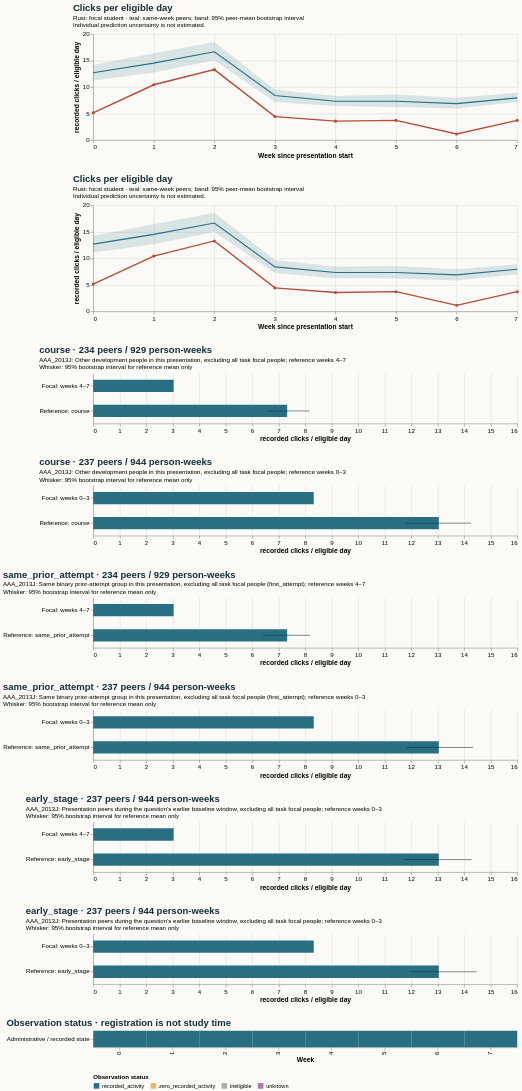

Here is the Vega-Lite specification saved for this chart:
### Vega-Lite specification from a JSON file in a GitHub repository (floating-point values rounded to 4 significant figures)
{"$schema": "https://vega.github.io/schema/vega-lite/v5.20.1.json", "config": {"axis": {"labelFontSize": 11, "titleFontSize": 12}, "background": "#fbfaf7", "font": "sans-serif", "title": {"anchor": "start", "color": "#142e38", "fontSize": 17, "subtitleFontSize": 11}, "view": {"continuousHeight": 300, "continuousWidth": 300, "stroke": null}}, "datasets": {"data-05947fdf5f105a310354a385aa935838": [{"end_day": 6, "focal_value": 5.143, "peer_ci_high": 14.15, "peer_ci_low": 11.25, "peer_mean": 12.69, "peer_observations": 237, "peer_people": 237, "reference": "course", "unit": "recorded clicks / eligible day", "week": 0}, {"end_day": 13, "focal_value": 10.43, "peer_ci_high": 16.39, "peer_ci_low": 12.73, "peer_mean": 14.52, "peer_observations": 237, "peer_people": 237, "reference": "course", "unit": "recorded clicks / eligible day", "week": 1}, {"end_day": 20, "focal_value": 13.29, "peer_ci_high": 18.48, "peer_ci_low": 15.06, "peer_mean": 16.66, "peer_observations": 235, "peer_people": 235, "reference": "course", "unit": "recorded clicks / eligible day", "week": 2}, {"end_day": 27, "focal_value": 4.429, "peer_ci_high": 9.499, "peer_ci_low": 7.173, "peer_mean": 8.392, "peer_observations": 235, "peer_people": 235, "reference": "course", "unit": "recorded clicks / eligible day", "week": 3}, {"end_day": 34, "focal_value": 3.571, "peer_ci_high": 8.323, "peer_ci_low": 6.404, "peer_mean": 7.32, "peer_observations": 233, "peer_people": 233, "reference": "course", "unit": "recorded clicks / eligible day", "week": 4}, {"end_day": 41, "focal_value": 3.714, "peer_ci_high": 8.611, "peer_ci_low": 6.247, "peer_mean": 7.327, "peer_observations": 232, "peer_people": 232, "reference": "course", "unit": "recorded clicks / eligible day", "week": 5}, {"end_day": 48, "focal_value": 1.143, "peer_ci_high": 7.961, "peer_ci_low": 5.951, "peer_mean": 6.876, "peer_observations": 232, "peer_people": 232, "reference": "course", "unit": "recorded clicks / eligible day", "week": 6}, {"end_day": 55, "focal_value": 3.714, "peer_ci_high": 8.927, "peer_ci_low": 7.167, "peer_mean": 7.954, "peer_observations": 232, "peer_people": 232, "reference": "course", "unit": "recorded clicks / eligible day", "week": 7}], "data-0a764b381b5a5b7d80b3a97e2ef86a69": [{"hi": null, "lo": null, "series": "Focal: weeks 0–3", "value": 8.321}, {"hi": 14.47, "lo": 11.93, "series": "Reference: early_stage", "value": 13.04}], "data-0e572f64aedde42360791d7e11187e40": [{"end_day": 6, "focal_value": 5.143, "peer_ci_high": 14.28, "peer_ci_low": 11.09, "peer_mean": 12.69, "peer_observations": 237, "peer_people": 237, "reference": "course", "unit": "recorded clicks / eligible day", "week": 0}, {"end_day": 13, "focal_value": 10.43, "peer_ci_high": 16.41, "peer_ci_low": 12.68, "peer_mean": 14.52, "peer_observations": 237, "peer_people": 237, "reference": "course", "unit": "recorded clicks / eligible day", "week": 1}, {"end_day": 20, "focal_value": 13.29, "peer_ci_high": 18.61, "peer_ci_low": 14.98, "peer_mean": 16.66, "peer_observations": 235, "peer_people": 235, "reference": "course", "unit": "recorded clicks / eligible day", "week": 2}, {"end_day": 27, "focal_value": 4.429, "peer_ci_high": 9.686, "peer_ci_low": 7.249, "peer_mean": 8.392, "peer_observations": 235, "peer_people": 235, "reference": "course", "unit": "recorded clicks / eligible day", "week": 3}, {"end_day": 34, "focal_value": 3.571, "peer_ci_high": 8.411, "peer_ci_low": 6.267, "peer_mean": 7.32, "peer_observations": 233, "peer_people": 233, "reference": "course", "unit": "recorded clicks / eligible day", "week": 4}, {"end_day": 41, "focal_value": 3.714, "peer_ci_high": 8.567, "peer_ci_low": 6.18, "peer_mean": 7.327, "peer_observations": 232, "peer_people": 232, "reference": "course", "unit": "recorded clicks / eligible day", "week": 5}, {"end_day": 48, "focal_value": 1.143, "peer_ci_high": 7.927, "peer_ci_low": 5.84, "peer_mean": 6.876, "peer_observations": 232, "peer_people": 232, "reference": "course", "unit": "recorded clicks / eligible day", "week": 6}, {"end_day": 55, "focal_value": 3.714, "peer_ci_high": 8.887, "peer_ci_low": 6.995, "peer_mean": 7.954, "peer_observations": 232, "peer_people": 232, "reference": "course", "unit": "recorded clicks / eligible day", "week": 7}], "data-3e1a5203a2263a94f5717cefcedfb85b": [{"hi": null, "lo": null, "series": "Focal: weeks 0–3", "value": 8.321}, {"hi": 14.33, "lo": 11.81, "series": "Reference: same_prior_attempt", "value": 13.04}], "data-433b191ed5fb192e33bec4bfab449a1b": [{"hi": null, "lo": null, "series": "Focal: weeks 4–7", "value": 3.036}, {"hi": 8.162, "lo": 6.572, "series": "Reference: course", "value": 7.318}], "data-575b578ab558de2443c91f74dec2c1d2": [{"hi": null, "lo": null, "series": "Focal: weeks 4–7", "value": 3.036}, {"hi": 14.27, "lo": 11.73, "series": "Reference: early_stage", "value": 13.04}], "data-68c42e6db3b2f3fbc1ac10e194bbd770": [{"eligible_days": 7.0, "end_day": 6, "logging_completeness": "unknown", "observation_status": "recorded_activity", "row": "Administrative / recorded state", "score_status": "withheld_release_time_unknown", "start_day": 0, "value": 5.143, "week": 0}, {"eligible_days": 7.0, "end_day": 13, "logging_completeness": "unknown", "observation_status": "recorded_activity", "row": "Administrative / recorded state", "score_status": "withheld_release_time_unknown", "start_day": 7, "value": 10.43, "week": 1}, {"eligible_days": 7.0, "end_day": 20, "logging_completeness": "unknown", "observation_status": "recorded_activity", "row": "Administrative / recorded state", "score_status": "withheld_release_time_unknown", "start_day": 14, "value": 13.29, "week": 2}, {"eligible_days": 7.0, "end_day": 27, "logging_completeness": "unknown", "observation_status": "recorded_activity", "row": "Administrative / recorded state", "score_status": "withheld_release_time_unknown", "start_day": 21, "value": 4.429, "week": 3}, {"eligible_days": 7.0, "end_day": 34, "logging_completeness": "unknown", "observation_status": "recorded_activity", "row": "Administrative / recorded state", "score_status": "withheld_release_time_unknown", "start_day": 28, "value": 3.571, "week": 4}, {"eligible_days": 7.0, "end_day": 41, "logging_completeness": "unknown", "observation_status": "recorded_activity", "row": "Administrative / recorded state", "score_status": "withheld_release_time_unknown", "start_day": 35, "value": 3.714, "week": 5}, {"eligible_days": 7.0, "end_day": 48, "logging_completeness": "unknown", "observation_status": "recorded_activity", "row": "Administrative / recorded state", "score_status": "withheld_release_time_unknown", "start_day": 42, "value": 1.143, "week": 6}, {"eligible_days": 7.0, "end_day": 55, "logging_completeness": "unknown", "observation_status": "recorded_activity", "row": "Administrative / recorded state", "score_status": "withheld_release_time_unknown", "start_day": 49, "value": 3.714, "week": 7}], "data-7f3d1174b8490a591d82d13599d52e18": [{"hi": null, "lo": null, "series": "Focal: weeks 4–7", "value": 3.036}, {"hi": 8.174, "lo": 6.409, "series": "Reference: same_prior_attempt", "value": 7.318}], "data-bc44860a1e4ed4f6946afe78042f3ab2": [{"hi": null, "lo": null, "series": "Focal: weeks 0–3", "value": 8.321}, {"hi": 14.25, "lo": 11.77, "series": "Reference: course", "value": 13.04}]}, "resolve": {"scale": {"color": "independent"}}, "spacing": 28, "vconcat": [{"data": {"name": "data-05947fdf5f105a310354a385aa935838"}, "height": 190, "layer": [{"encoding": {"x": {"axis": {"tickMinStep": 1}, "field": "week", "title": "Week since presentation start", "type": "quantitative"}, "y": {"field": "peer_ci_low", "scale": {"zero": true}, "title": "recorded clicks / eligible day", "type": "quantitative"}, "y2": {"field": "peer_ci_high"}}, "mark": {"color": "#286f83", "opacity": 0.16, "type": "area"}}, {"encoding": {"tooltip": [{"field": "week", "type": "quantitative"}, {"field": "peer_mean", "type": "quantitative"}, {"field": "peer_people", "type": "quantitative"}, {"field": "peer_observations", "type": "quantitative"}], "x": {"field": "week", "type": "quantitative"}, "y": {"field": "peer_mean", "type": "quantitative"}}, "mark": {"color": "#286f83", "strokeWidth": 2, "type": "line"}}, {"encoding": {"tooltip": [{"field": "week", "type": "quantitative"}, {"field": "focal_value", "type": "quantitative"}], "x": {"field": "week", "type": "quantitative"}, "y": {"field": "focal_value", "type": "quantitative"}}, "mark": {"color": "#b64c35", "point": {"color": "#b64c35"}, "strokeWidth": 2.5, "type": "line"}}], "title": {"subtitle": ["Rust: focal student · teal: same-week peers; band: 95% peer-mean bootstrap interval", "Individual prediction uncertainty is not estimated."], "text": "Clicks per eligible day"}, "width": 760}, {"data": {"name": "data-0e572f64aedde42360791d7e11187e40"}, "height": 190, "layer": [{"encoding": {"x": {"axis": {"tickMinStep": 1}, "field": "week", "title": "Week since presentation start", "type": "quantitative"}, "y": {"field": "peer_ci_low", "scale": {"zero": true}, "title": "recorded clicks / eligible day", "type": "quantitative"}, "y2": {"field": "peer_ci_high"}}, "mark": {"color": "#286f83", "opacity": 0.16, "type": "area"}}, {"encoding": {"tooltip": [{"field": "week", "type": "quantitative"}, {"field": "peer_mean", "type": "quantitative"}, {"field": "peer_people", "type": "quantitative"}, {"field": "peer_observations", "type": "quantitative"}], "x": {"field": "week", "type": "quantitative"}, "y": {"field": "peer_mean", "type": "quantitative"}}, "mark": {"color": "#286f83", "strokeWidth": 2, "type": "line"}}, {"encoding": {"tooltip": [{"field": "week", "type": "quantitative"}, {"field": "focal_value", "type": "quantitative"}], "x": {"field": "week", "type": "quantitative"}, "y": {"field": "focal_value", "type": "quantitative"}}, "mark": {"color": "#b64c35", "point": {"color": "#b64c35"}, "strokeWidth": 2.5, "type": "line"}}], "title": {"subtitle": ["Rust: focal student · teal: same-week peers; band: 95% peer-mean bootstrap interval", "Individual prediction uncertainty is not estimated."], "text": "Clicks per eligible day"}, "width": 760}, {"data": {"name": "data-433b191ed5fb192e33bec4bfab449a1b"}, "height": 90, "layer": [{"encoding": {"x": {"field": "value", "scale": {"domain": [0, 15.19], "zero": true}, "title": "recorded clicks / eligible day", "type": "quantitative"}, "y": {"field": "series", "sort": null, "title": null, "type": "nominal"}}, "mark": {"color": "#286f83", "size": 22, "type": "bar"}}, {"encoding": {"x": {"field": "lo", "type": "quantitative"}, "x2": {"field": "hi"}, "y": {"field": "series", "sort": null, "title": null, "type": "nominal"}}, "mark": {"color": "#142e38", "type": "rule"}}], "title": {"subtitle": ["AAA_2013J: Other development people in this presentation, excluding all task focal people; reference weeks 4–7", "Whisker: 95% bootstrap interval for reference mean only"], "text": "course · 234 peers / 929 person-weeks"}, "width": 760}, {"data": {"name": "data-bc44860a1e4ed4f6946afe78042f3ab2"}, "height": 90, "layer": [{"encoding": {"x": {"field": "value", "scale": {"domain": [0, 15.19], "zero": true}, "title": "recorded clicks / eligible day", "type": "quantitative"}, "y": {"field": "series", "sort": null, "title": null, "type": "nominal"}}, "mark": {"color": "#286f83", "size": 22, "type": "bar"}}, {"encoding": {"x": {"field": "lo", "type": "quantitative"}, "x2": {"field": "hi"}, "y": {"field": "series", "sort": null, "title": null, "type": "nominal"}}, "mark": {"color": "#142e38", "type": "rule"}}], "title": {"subtitle": ["AAA_2013J: Other development people in this presentation, excluding all task focal people; reference weeks 0–3", "Whisker: 95% bootstrap interval for reference mean only"], "text": "course · 237 peers / 944 person-weeks"}, "width": 760}, {"data": {"name": "data-7f3d1174b8490a591d82d13599d52e18"}, "height": 90, "layer": [{"encoding": {"x": {"field": "value", "scale": {"domain": [0, 15.19], "zero": true}, "title": "recorded clicks / eligible day", "type": "quantitative"}, "y": {"field": "series", "sort": null, "title": null, "type": "nominal"}}, "mark": {"color": "#286f83", "size": 22, "type": "bar"}}, {"encoding": {"x": {"field": "lo", "type": "quantitative"}, "x2": {"field": "hi"}, "y": {"field": "series", "sort": null, "title": null, "type": "nominal"}}, "mark": {"color": "#142e38", "type": "rule"}}], "title": {"subtitle": ["AAA_2013J: Same binary prior-attempt group in this presentation, excluding all task focal people (first_attempt); reference weeks 4–7", "Whisker: 95% bootstrap interval for reference mean only"], "text": "same_prior_attempt · 234 peers / 929 person-weeks"}, "width": 760}, {"data": {"name": "data-3e1a5203a2263a94f5717cefcedfb85b"}, "height": 90, "layer": [{"encoding": {"x": {"field": "value", "scale": {"domain": [0, 15.19], "zero": true}, "title": "recorded clicks / eligible day", "type": "quantitative"}, "y": {"field": "series", "sort": null, "title": null, "type": "nominal"}}, "mark": {"color": "#286f83", "size": 22, "type": "bar"}}, {"encoding": {"x": {"field": "lo", "type": "quantitative"}, "x2": {"field": "hi"}, "y": {"field": "series", "sort": null, "title": null, "type": "nominal"}}, "mark": {"color": "#142e38", "type": "rule"}}], "title": {"subtitle": ["AAA_2013J: Same binary prior-attempt group in this presentation, excluding all task focal people (first_attempt); reference weeks 0–3", "Whisker: 95% bootstrap interval for reference mean only"], "text": "same_prior_attempt · 237 peers / 944 person-weeks"}, "width": 760}, {"data": {"name": "data-575b578ab558de2443c91f74dec2c1d2"}, "height": 90, "layer": [{"encoding": {"x": {"field": "value", "scale": {"domain": [0, 15.19], "zero": true}, "title": "recorded clicks / eligible day", "type": "quantitative"}, "y": {"field": "series", "sort": null, "title": null, "type": "nominal"}}, "mark": {"color": "#286f83", "size": 22, "type": "bar"}}, {"encoding": {"x": {"field": "lo", "type": "quantitative"}, "x2": {"field": "hi"}, "y": {"field": "series", "sort": null, "title": null, "type": "nominal"}}, "mark": {"color": "#142e38", "type": "rule"}}], "title": {"subtitle": ["AAA_2013J: Presentation peers during the question's earlier baseline window, excluding all task focal people; reference weeks 0–3", "Whisker: 95% bootstrap interval for reference mean only"], "text": "early_stage · 237 peers / 944 person-weeks"}, "width": 760}, {"data": {"name": "data-0a764b381b5a5b7d80b3a97e2ef86a69"}, "height": 90, "layer": [{"encoding": {"x": {"field": "value", "scale": {"domain": [0, 15.19], "zero": true}, "title": "recorded clicks / eligible day", "type": "quantitative"}, "y": {"field": "series", "sort": null, "title": null, "type": "nominal"}}, "mark": {"color": "#286f83", "size": 22, "type": "bar"}}, {"encoding": {"x": {"field": "lo", "type": "quantitative"}, "x2": {"field": "hi"}, "y": {"field": "series", "sort": null, "title": null, "type": "nominal"}}, "mark": {"color": "#142e38", "type": "rule"}}], "title": {"subtitle": ["AAA_2013J: Presentation peers during the question's earlier baseline window, excluding all task focal people; reference weeks 0–3", "Whisker: 95% bootstrap interval for reference mean only"], "text": "early_stage · 237 peers / 944 person-weeks"}, "width": 760}, {"data": {"name": "data-68c42e6db3b2f3fbc1ac10e194bbd770"}, "encoding": {"color": {"field": "observation_status", "legend": {"labelLimit": 260, "orient": "bottom"}, "scale": {"domain": ["recorded_activity", "zero_recorded_activity", "ineligible", "unknown"], "range": ["#286f83", "#e4bb64", "#aaaeb3", "#ac78a5"]}, "title": "Observation status", "type": "nominal"}, "tooltip": [{"field": "week", "type": "quantitative"}, {"field": "eligible_days", "type": "quantitative"}, {"field": "observation_status", "type": "nominal"}, {"field": "logging_completeness", "type": "nominal"}], "x": {"field": "week", "title": "Week", "type": "ordinal"}, "y": {"field": "row", "title": null, "type": "nominal"}}, "height": 30, "mark": {"type": "rect"}, "title": "Observation status · registration is not study time", "width": 760}]}
